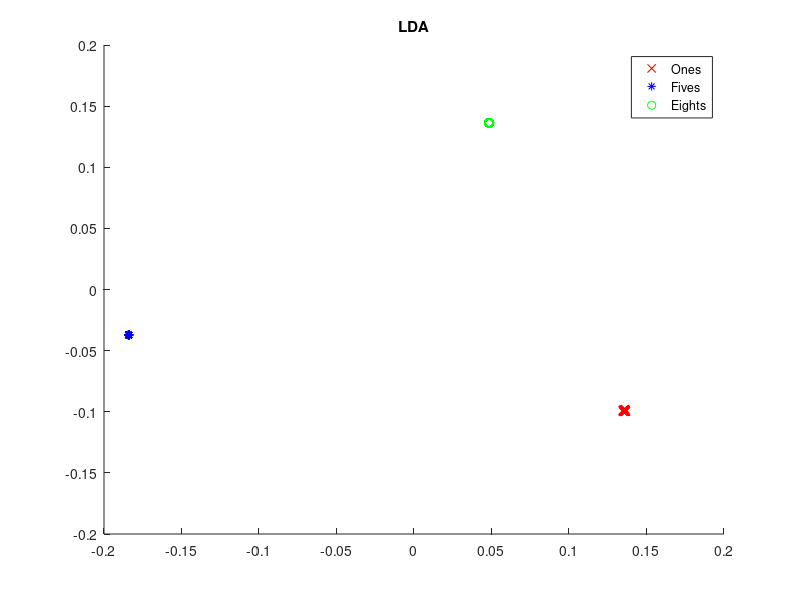

MATLAB code for this plot:
%load data
load('AC50001_assignment2_data.mat');

%combine all data
all_data = [digit_one digit_five digit_eight]' ;
all_data_label = [];

meanAll = mean(all_data);
all_data = all_data - repmat(meanAll, size(all_data,1),1);

%get labels
for k=1:size(all_data,1)
    if k<= 100
        all_data_label = [all_data_label;'1'];
    end
    if k >100 && k <= 200
        
        all_data_label = [all_data_label;'5'];
    end
    if k > 200
        all_data_label = [all_data_label;'8'];
    end
end



classOnes = all_data(all_data_label=='1',:);
classFives = all_data(all_data_label=='5',:);
classEights = all_data(all_data_label=='8',:);

%means
muOnes = mean(classOnes,1);
muFives = mean(classFives,1);
muEights = mean(classEights,1);

%class covariance matrices (from transposed class matrices)
covarOnes = cov(classOnes);
covarFives = cov(classFives);
covarEights = cov(classEights);

%within class scatter matrix
sw = covarOnes + covarFives + covarEights;

%mean of the class means
meanClassMeans = (muOnes + muFives + muEights)./3;

%each of classes has 100 samples, no need to
%recalculate using size(class,2)

%between class scatter matrix
sbOnes = 100 .* (muOnes-meanClassMeans)'*(muOnes-meanClassMeans);
sbFives = 100 .* (muFives-meanClassMeans)'*(muFives-meanClassMeans);
sbEights = 100 .* (muEights-meanClassMeans)'*(muEights-meanClassMeans);

sb = sbOnes+ sbFives+sbEights;

%LDA projection vector

%addding small number to avoid inv on zero
dc=0.00001*eye(size(sw));

sw_new=sw+dc;

inverted_SW=inv(sw_new)*sb;
    
% computing the projection vectors:
[v1,d] = eig(inverted_SW);

% calculating score
score = (all_data*v1(:,1:2));

%Or the following code to plot data after LDA projection:
% the class ones:
figure


scatter(score(1:100,1), score(1:100,2), 'r', 'x'); %% look at only one direction will be fine
hold on;
scatter(score(101:200,1), score(101:200,2),'b', '*');
hold on;
scatter(score(201:300,1), score(201:300,2), 'g', 'o');
title 'LDA';
legend('Ones','Fives','Eights','Data','Location','NorthEast');  
hold off;







